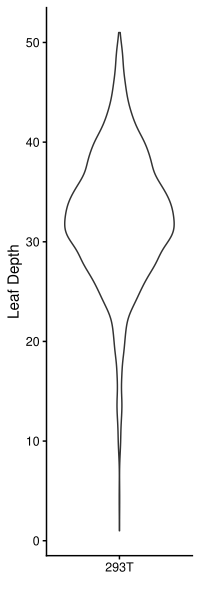

Here is the R script that generated this plot:

library(ape)

tree <- read.tree("~/Desktop/2025_10_15_mix_input_one_hot.mix.contree")

Ntip <- length(tree$tip.label)
Nnode <- tree$Nnode

# build parent lookup table
parent <- integer(Ntip + Nnode)
for(i in 1:nrow(tree$edge)) {
  parent[tree$edge[i,2]] <- tree$edge[i,1]
}

branch_counts <- integer(Ntip)

for(tip in 1:Ntip) {
  count <- 0
  node <- tip
  while(node != (Ntip + 1)) {  # root is node Ntip+1
    node <- parent[node]
    if(node > Ntip) count <- count + 1  # internal node
  }
  branch_counts[tip] <- count
}

depth_table_293T = data.frame(tip = tree$tip.label, branch_points = branch_counts)
depth_table_293T$sample = "293T"

average_tree_depth = ggplot(depth_table_293T,aes(x=sample, y=branch_points)) + geom_violin() + theme_classic() + ylab("Leaf Depth") + xlab("")

ggsave(average_tree_depth,file="~/Desktop/code/palindrome_base_editing/figures/figure4/depth_per_leaf.pdf",width=2,height=6)
